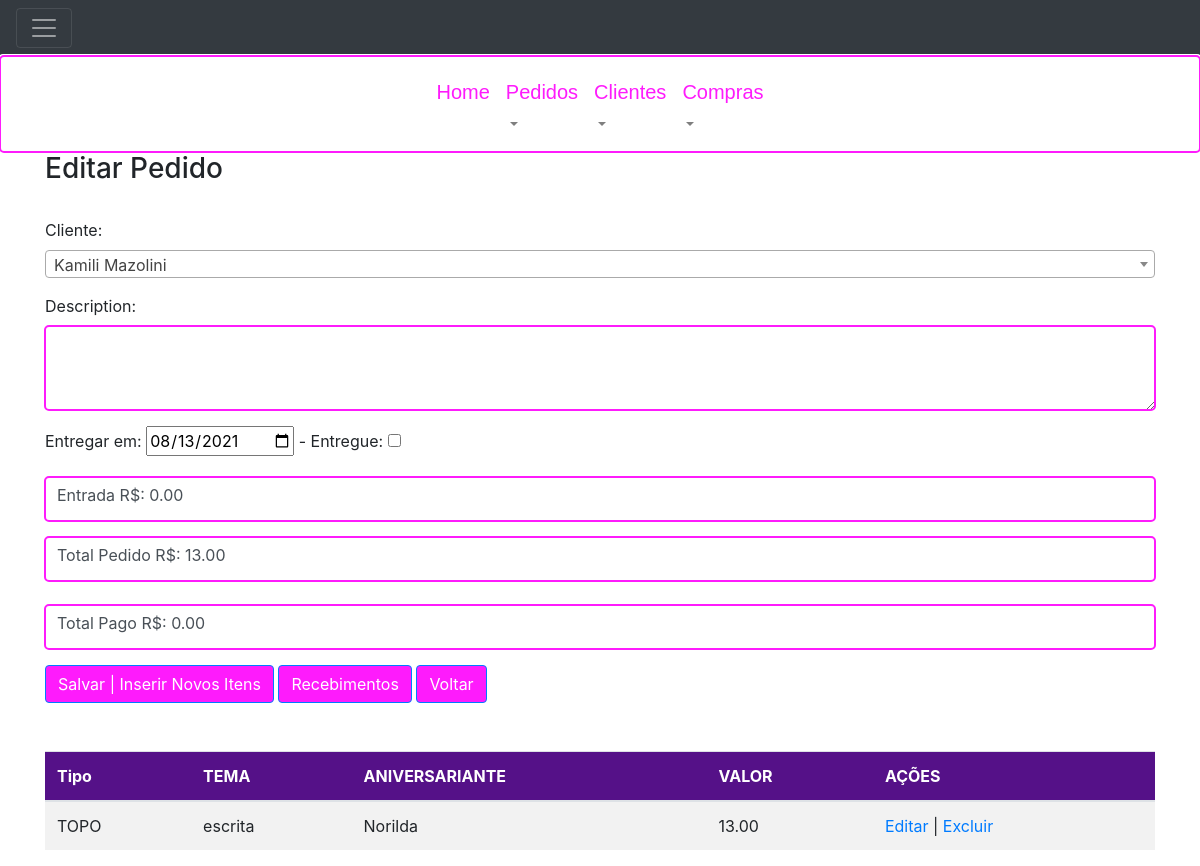
The page /orders/49/update/ (signed in) on the database as committed earlier.
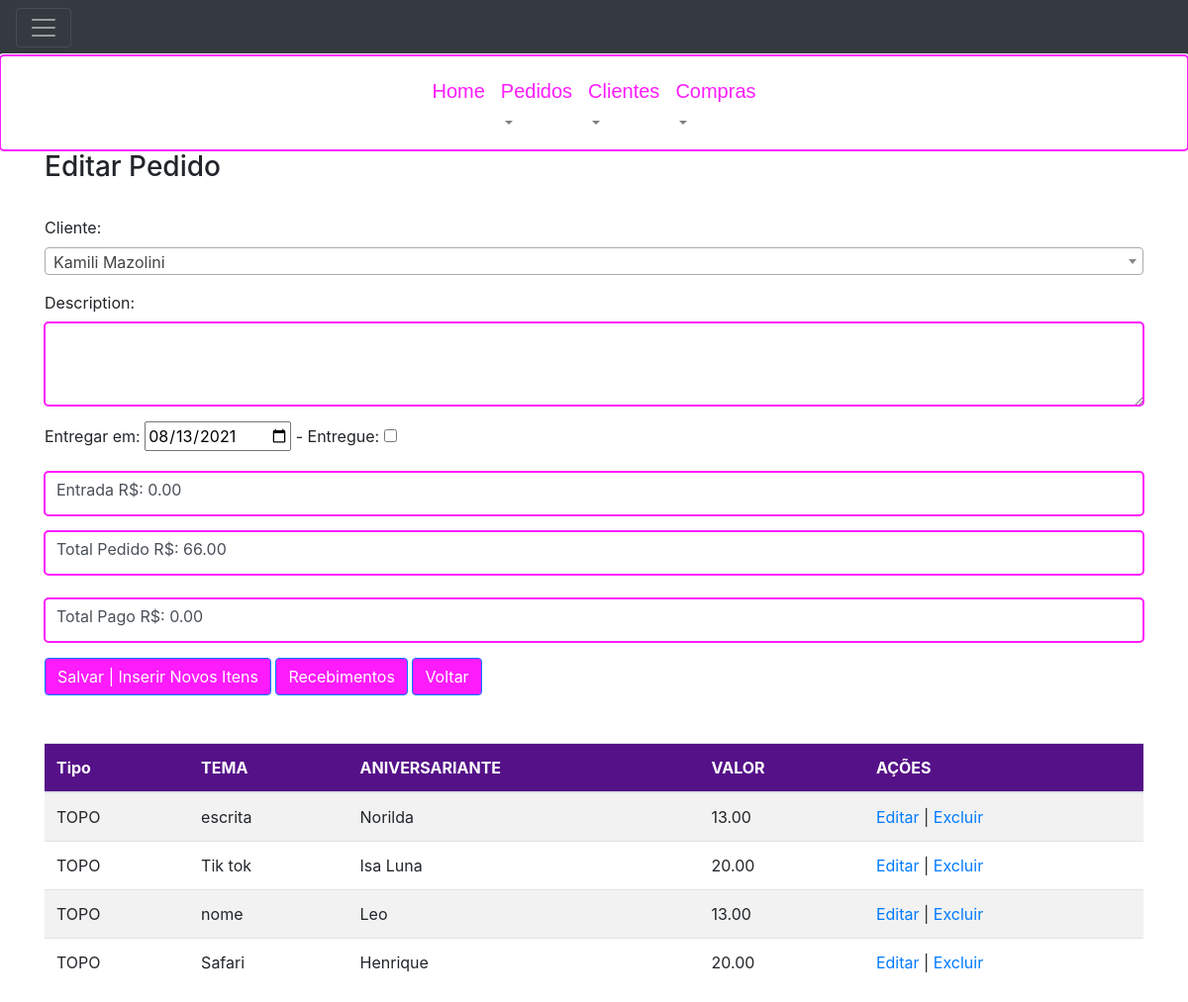
The same page on the database as committed later.
### order_control/models.py (models this page shows, shortened)
class Order(models.Model):
    createdAt = models.DateTimeField(auto_now_add=True)
    deliveryAt = models.DateTimeField(null=True, blank=True, verbose_name="Entregar em")
    delivered = models.BooleanField(default=False, verbose_name="Entregue")
    description = models.TextField(max_length=255, null=True, blank=True)
    downPayment = models.DecimalField(max_digits=8, decimal_places=2, verbose_name='Entrada R$', null=True, blank=True, default=0.00)
    totalOrder = models.DecimalField(max_digits=8, decimal_places=2, verbose_name='Total Pedido R$', null=True, blank=True, default=0.00)
    totalPayment = models.DecimalField(max_digits=8, decimal_places=2, verbose_name='Total Pago R$', null=True, blank=True, default=0.00)
    client = models.ForeignKey(Client, on_delete=models.PROTECT, verbose_name='Cliente')

class BoxTop(models.Model):
    gift = models.BooleanField(default=False, verbose_name="Brinde?")
    type = models.CharField(max_length=255, choices=BOX_TOP_CHOICES)
    theme = models.CharField(max_length=255)
    birthdayName = models.CharField(max_length=255, null=True, blank=True)
    amount = models.DecimalField(max_digits=8, decimal_places=2, default=0.00, verbose_name='Valor total das Caixas R$')
    description = models.CharField(max_length=255, null=True, blank=True)
    storedIn = models.FileField(upload_to='boxes/', null=True, blank=True, verbose_name='Figura')
    order = models.ForeignKey(Order, on_delete=models.PROTECT)

### order_control/views.py (the view, shortened to what this page needs)
# urls.py: path('orders/<int:id>/update/', views.order_update, name='order_update'),
@login_required(login_url=reverse_lazy('order_control:login'))
def order_update(request, id):
    form_submitted = False
    order = Order.objects.get(id=id)
    items_order = BoxTop.objects.filter(order=order)
    if request.method == 'GET':
        form = OrderForm(instance=order)
    return render(request, 'order_control/order/update.html',
                  {'order': order, 'form': form, 'items_order': items_order, 'form_submitted': form_submitted})

### order_control/form.py
class OrderForm(forms.ModelForm):
    client = forms.ModelChoiceField(queryset=Client.objects.all(), label='Cliente')
    class Meta:
        model = Order
        localize = True,
        widgets = {
            'deliveryAt': forms.DateInput(format='%Y-%m-%d', attrs={'type': 'date'}),
            'description': forms.Textarea(attrs={'class': 'form-control', 'rows': 3}),
        }
        fields = ('deliveryAt', 'delivered', 'description', 'downPayment', 'totalOrder', 'totalPayment', 'client')

### templates/order_control/order/update.html (shortened to what this page needs)
{% extends "layout.html" %}
{% block content %}
    <div class="container">
        <h3>Editar Pedido </h3> </br>
        <form enctype="multipart/form-data" action="{% url 'order_control:order_update' order.id %}"
              method="post" {% if form_submitted %}class="was-validated" {% endif %}>
            {% include 'order_control/order/form.html' %}
            <button type="submit" class="btn btn-primary">Salvar | Inserir Novos Itens</button>
            <a href="{% url 'order_control:order_payment' order.id %}"> <div class="btn btn-primary">Recebimentos</div></a>
            <a href="{% url 'order_control:order_list' %}"> <div class="btn btn-primary">Voltar</div></a>
        </form>
        <table class="table table-striped table-hover" id="itemsOrder">
            <thead>
            <tr style="color: #fff; background: #518;">
                <th>Tipo</th> <th>TEMA</th>
                <th>ANIVERSARIANTE</th>
                <th>VALOR</th> <th>AÇÕES</th>
            </tr>
            </thead>
            <tbody>
            {% if items_order != none %}
                {% for items in items_order %}
                    <tr>
                        <td>{{ items.type}}</td>
                        <td>{{ items.theme}}</td>
                        <td>{{ items.birthdayName}}</td>
                        <td>{{ items.amount}}</td>
                        <td>
                            <a href="{% url 'order_control:order_items_update' items.id %}">Editar</a> |
                            <a href="{% url 'order_control:order_items_destroy' items.id %}">Excluir</a>
                        </td>
                    </tr>
                {% endfor%}
            {% endif %}
            </tbody>
        </table>
    </div>
{% endblock %}

### templates/layout.html (shortened to what this page needs)
<!DOCTYPE html>
<html lang="en">
<head>
    	{% load static %}
    <link rel="stylesheet" href="{% static '/order_control/css/bootstrap.min.css' %}" />
    <link rel="stylesheet" href="{% static '/order_control/css/style.css' %}" />
    <link href="https://cdn.jsdelivr.net/npm/select2@4.1.0-rc.0/dist/css/select2.min.css" rel="stylesheet" />
</head>
<body>
      <div class="pos-f-t">
  <nav class="navbar navbar-dark bg-dark">
    <button class="navbar-toggler" type="button" data-toggle="collapse" data-target="#navbarToggleExternalContent" aria-controls="navbarToggleExternalContent" aria-expanded="false" aria-label="Toggle navigation">
      <span class="navbar-toggler-icon"></span>
    </button>
  </nav>
</div>
            <nav class="navbar navbar-expand navbar-light form-control" style="background-color: #fff;">
                <div class="mx-auto order-0">
                  <div class="collapse navbar-collapse" id="navbarNavAltMarkup">
                    <div class="navbar-nav">
                      <a class="nav-item nav-link"  href="{% url 'order_control:homeView' %}"><span class="textMenu"> Home </span></a>
                      <li class="nav-item dropdown">
                        <a class="nav-link dropdown-toggle" href="#" id="order" role="button" data-toggle="dropdown" aria-haspopup="true" aria-expanded="false">
                          <span class="textMenu"> Pedidos </span>
                        </a>
                      </li>
                      <li class="nav-item dropdown">
                        <a class="nav-link dropdown-toggle" href="#" id="clients" role="button" data-toggle="dropdown" aria-haspopup="true" aria-expanded="false">
                          <span class="textMenu"> Clientes </span>
                        </a>
                      </li>
                      <li class="nav-item dropdown">
                        <a class="nav-link dropdown-toggle" href="#" id="purchases" role="button" data-toggle="dropdown" aria-haspopup="true" aria-expanded="false">
                          <span class="textMenu"> Compras </span>
                        </a>
                      </li>
                    </div>
                  </div>
                  </div>
            </nav>
        {% block content %} {% endblock %}
</body>
</html>

### templates/order_control/order/form.html (shortened to what this page needs)
<div class="form-group">
        {{ form.client.label_tag }}
</div>
<div class="form-group">
    {{ form.description.label_tag }}
    {{ form.description }}
</div>
<div class="form-group">
        {{ form.deliveryAt.label_tag }}
        {{ form.deliveryAt }}
         -
        {{ form.delivered.label_tag }}
        {{ form.delivered }}
</div>
<div class="form-group">
    <div class="form-control">
        {{ form.downPayment.label_tag }}
        <label id='downPayment'>{{ order.downPayment }}</label>
    </div>
</div>
<div class="form-group">
    <div class="form-control">
        {{ form.totalOrder.label_tag }}
        <label id='totalOrder'>{{ order.totalOrder }}</label>
    </div>
    <div class="form-control">
        {{ form.totalPayment.label_tag }}
        <label id='totalPayment'>{{ order.totalPayment }}</label>
    </div>
</div>

### static/order_control/css/style.css (style rules this page uses)
.navbar-expand { -sm|-md|-lg|-xl }
.textMenu { display: block; font-family: Arial, Helvetica, sans-serif; text-align: center; color: #fe1bfcff; font-size: 20px; line-height: 40px; vertical-align: middle; }
.btn-primary, .btn-primary:hover, .btn-primary:active, .btn-primary:visited { background-color: #fe1bfcff !important; }
.form-control, .form-control:focus { box-shadow: 0 0 0 0 rgba(255, 255, 255, 0); border: rgba(255, 255, 255, 0); outline: #fe1bfcff auto 5px ; }

Rows that differ between the two databases and show on the page:
changed Order: totalOrder "13.00" → "66.00"
added BoxTop: type "TOPO", theme "Tik tok", birthdayName "Isa Luna", amount "20.00"
added BoxTop: type "TOPO", theme "nome", birthdayName "Leo", amount "13.00"
added BoxTop: type "TOPO", theme "Safari", birthdayName "Henrique", amount "20.00"
